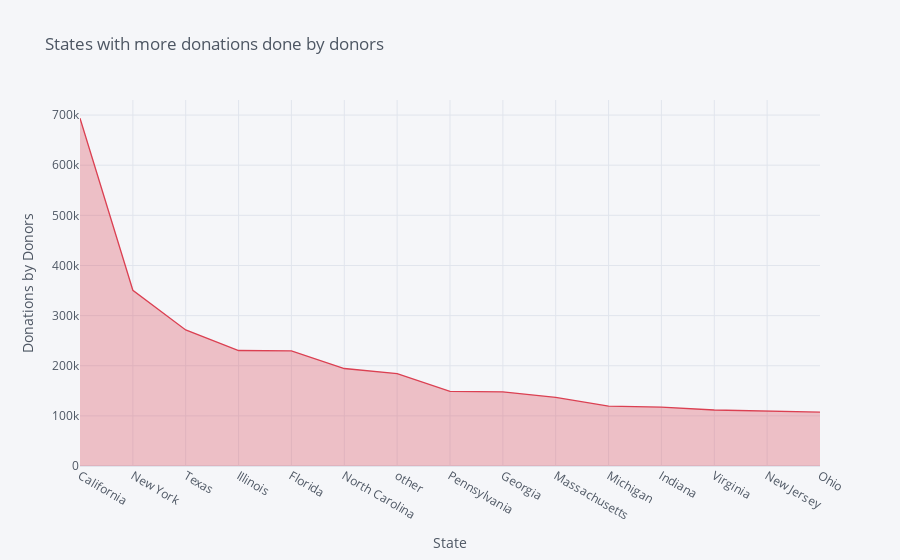

The notebook cell saved with this chart:
### Code cell
p.iplot(kind='area', xTitle='State', yTitle='Donations by Donors', title='States with more donations done by donors',fill=True,color = 'red')

### Figure 1 — Plotly figure (JSON) as saved in the notebook; plotly's stock layout.template omitted (floating-point values rounded to 4 significant figures)
{"data": [{"fill": "tonexty", "fillcolor": "rgba(219, 64, 82, 0.3)", "line": {"color": "rgba(219, 64, 82, 1.0)", "dash": "solid", "shape": "linear", "width": 1.3}, "mode": "lines", "name": "Donation ID", "text": "", "type": "scatter", "x": ["California", "New York", "Texas", "Illinois", "Florida", "North Carolina", "other", "Pennsylvania", "Georgia", "Massachusetts", "Michigan", "Indiana", "Virginia", "New Jersey", "Ohio"], "y": [693577, 350553, 271348, 230350, 229542, 194465, 184324, 148752, 147897, 136845, 119337, 117470, 111740, 109926, 107401]}], "layout": {"legend": {"bgcolor": "#F5F6F9", "font": {"color": "#4D5663"}}, "paper_bgcolor": "#F5F6F9", "plot_bgcolor": "#F5F6F9", "title": {"font": {"color": "#4D5663"}, "text": "States with more donations done by donors"}, "xaxis": {"gridcolor": "#E1E5ED", "showgrid": true, "tickfont": {"color": "#4D5663"}, "title": {"font": {"color": "#4D5663"}, "text": "State"}, "zerolinecolor": "#E1E5ED"}, "yaxis": {"gridcolor": "#E1E5ED", "showgrid": true, "tickfont": {"color": "#4D5663"}, "title": {"font": {"color": "#4D5663"}, "text": "Donations by Donors"}, "zerolinecolor": "#E1E5ED"}}}
